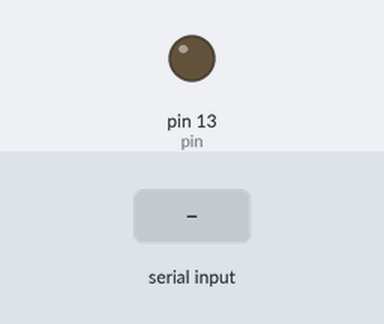
Bench run of a sketch on a simulated Arduino Uno, built with avr-gcc and run on an emulated ATmega328P. Parts: output pins drawn as LEDs (lit = HIGH). The inputs (shaded band) are chosen by the test bench. What the sketch prints to the serial monitor is not drawn.

Above: at 0.9 s.
1.0 s: "1" received over Serial
At 1.8 s:
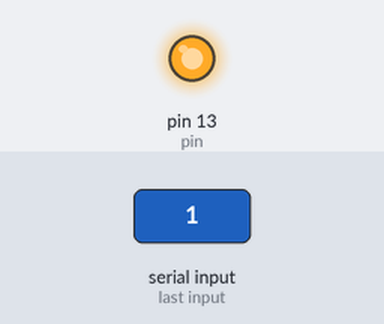
3.5 s: "0" received over Serial
At 4.3 s:
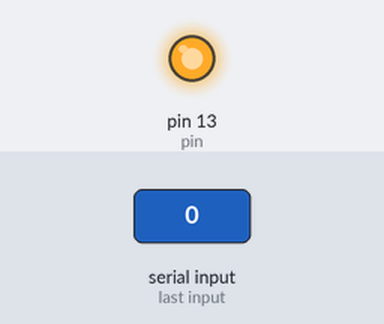
Timing chart, 0 to 6.5 s (numbered marks = the images above; inputs shaded):
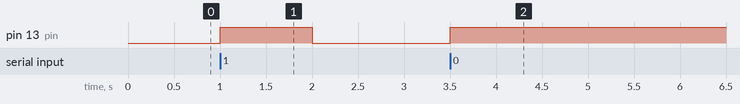

Measured:
- after the input at 1.0 s, pin 13 (pin): LOW → HIGH at once, → LOW 1.0 s later
- after the input at 3.5 s, pin 13 (pin): LOW → HIGH at once

The sketch:

lumosity_led.ino
```cpp
int pin = 13;

void setup() {
  Serial.begin(9600);
  pinMode(pin, OUTPUT);
  init_shield();
}

void loop() {

  //if current lumosity data is > 5
  if(getLumData() > 3){
    //set digitalpin to high
    digitalWrite(pin, HIGH);
  }

  else{
    //set output pin to low
    digitalWrite(pin, LOW);
  }

  //wait
  delay(500);

}


/****************** API *****************/


void init_shield() {
  while(!Serial.available()){}
  Serial.read();//init byte
  digitalWrite(pin, HIGH);
  delay(1000);
  digitalWrite(pin, LOW);
}

int getLumData()
{
  //request for lumosity data
  Serial.write((char)3);
  while(Serial.available() == 0){
    //wait
  }

  return Serial.read();
}
```
